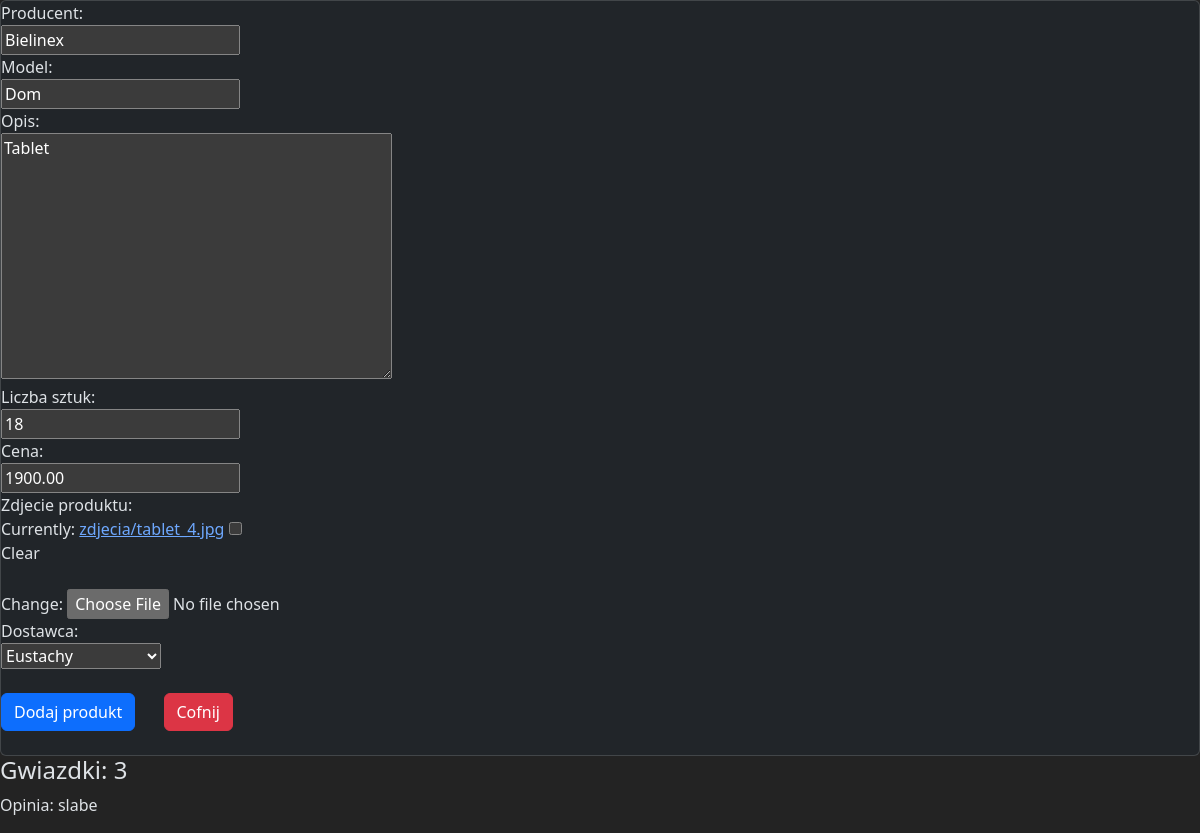
The page /edytuj/4 (signed in) on the database its author committed.
### tablety/models.py (models this page shows, shortened)
class Produkty(models.Model):
    producent = models.CharField(max_length=64, blank=False)
    model = models.CharField(max_length=64, blank=False)
    opis = models.TextField(default="")
    liczba_sztuk = models.PositiveSmallIntegerField(default=10)
    cena = models.DecimalField(max_digits=6, decimal_places=2, blank=False, unique=True)
    zdjecie_produktu = models.ImageField(upload_to="zdjecia", null=True, blank=True)
    dostawca = models.ForeignKey(Dostawcy, on_delete=models.CASCADE)

class Oceny(models.Model):
    ocena = models.IntegerField(default=5, blank=False)
    recenzja = models.TextField(default="", blank=False)
    produkt = models.ForeignKey(Produkty, on_delete=models.CASCADE, related_name='oceny')

### tablety/views.py (the view)
# urls.py: path('edytuj/<int:id>', edytuj_produkt, name="edytuj_produkt"),
@login_required
def edytuj_produkt(request, id):
    produkt = get_object_or_404(Produkty, pk=id)
    oceny = Oceny.objects.filter(produkt=produkt)
    form_produkt = ProduktyForm(request.POST or None, request.FILES or None, instance=produkt)
    form_ocena = OcenyForm(request.POST or None, request.FILES or None, instance=produkt)
    if request.method == "POST":
        form_ocena = OcenyForm(request.POST)
        if form_ocena.is_valid():
            ocena = form_ocena.save(commit=False)
            ocena.film = produkt
            ocena.save()
    if form_produkt.is_valid():
        produkt = form_produkt.save(commit=False)
        produkt.save()
        return redirect(wszystkie_produkty)
    return render(request, 'Produkt_form.html',
                  {'form': form_produkt, 'form_ocena': form_ocena, 'oceny': oceny,
                   'nowy': True})

### tablety/forms.py
class ProduktyForm(ModelForm):
    class Meta:
        model = Produkty
        fields = ["producent", "model", "opis", "liczba_sztuk", "cena", "zdjecie_produktu", "dostawca"]

class OcenyForm(ModelForm):
    class Meta:
        model = Oceny
        fields = ["ocena", "recenzja"]

### tablety/models.py (called while the page is built)
    def __str__(self):
        return self.nazwa_dostawcy

### templates/Produkt_form.html (shortened to what this page needs)
{% extends 'glowny.html' %}
{% block strona %}
    <div class="card">
        <form method="post" enctype="multipart/form-data">
            {{form}}
            {% if nowy %}
                <button class="btn btn-primary" type="submit">Dodaj produkt</button>
            {% else %}
                <button class="btn btn-primary"  type="submit">Dodaj produkt</button>
            {% endif %}
            <a class="btn btn-danger m-4"  href="{% url 'tablety' %}" >Cofnij</a>
        </form>
    </div>
{% for ocena in oceny %}
<h4>Gwiazdki: {{ ocena.ocena }}</h4>
<p>Opinia: {{ ocena.recenzja }}</p>
{% endfor %}
{% endblock %}

### moje_static/moj.css (style rules this page uses)
body { background-color: #232323; }
label { display: block; }

### rows shown on the page
Produkty: producent "Bielinex", model "Dom", opis "Tablet", liczba_sztuk "18", cena "1900.00", dostawca "Eustachy"
Oceny: ocena "3", recenzja "slabe"
